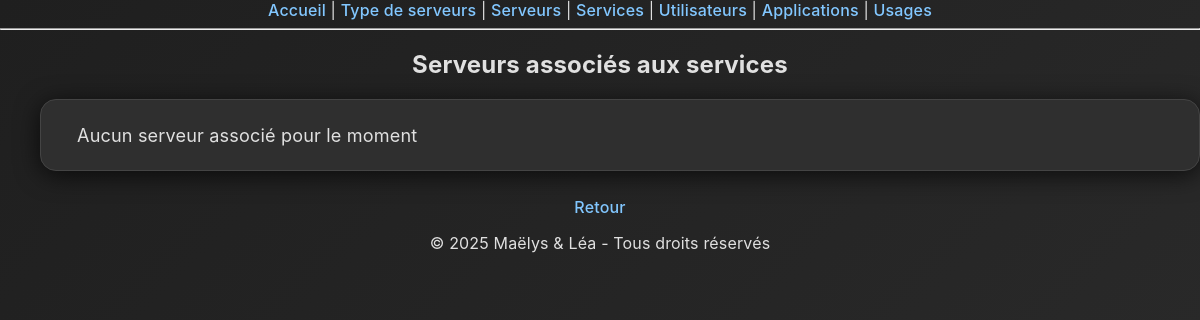
The page /services/affiche/ on the database as committed earlier.
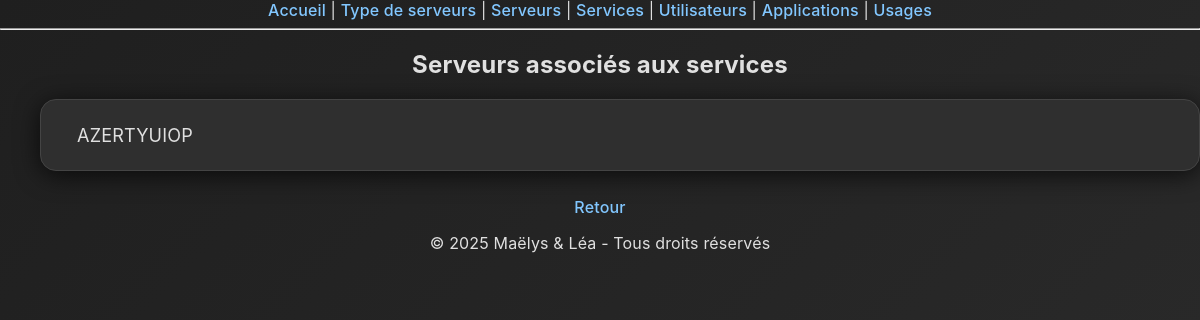
The same page on the database as committed later.
### monapp/models.py (models this page shows, shortened)
class Services(models.Model):
    nom_services = models.CharField(max_length=100)
    date_lancement = models.DateField()
    espace_memoire_utilise = models.IntegerField(help_text="en Mo")
    memoire_vive_necessaire = models.IntegerField(help_text="en Mo")
    serveur_lancement = models.ForeignKey(Serveurs, on_delete=models.CASCADE)

### monapp/views.py (the view)
# urls.py: path('services/affiche/', views.services_affiche, name='services_affiche'),
def services_affiche(request):
    services = Services.objects.all()
    return render(request, 'monapp/services_affiche.html', {'services': services})

### monapp/templates/monapp/services_affiche.html
{% extends 'monapp/base.html' %}
{% block content %}
<h2>Serveurs associés aux services</h2>
<ul>
  {% for service in services %}
    <li>{{ service.nom_services }}</li>
  {% empty %}
    <li>Aucun serveur associé pour le moment</li>
  {% endfor %}
</ul>
<a href="{% url 'services_list' %}">Retour</a>
<footer>
  <p>© 2025 Maëlys & Léa - Tous droits réservés</p>
</footer>
{% endblock %}

Rows that differ between the two databases and show on the page:
added Services: nom_services "AZERTYUIOP"
Other text that changed with them:
text no longer shown: "Aucun serveur associé pour le moment"
